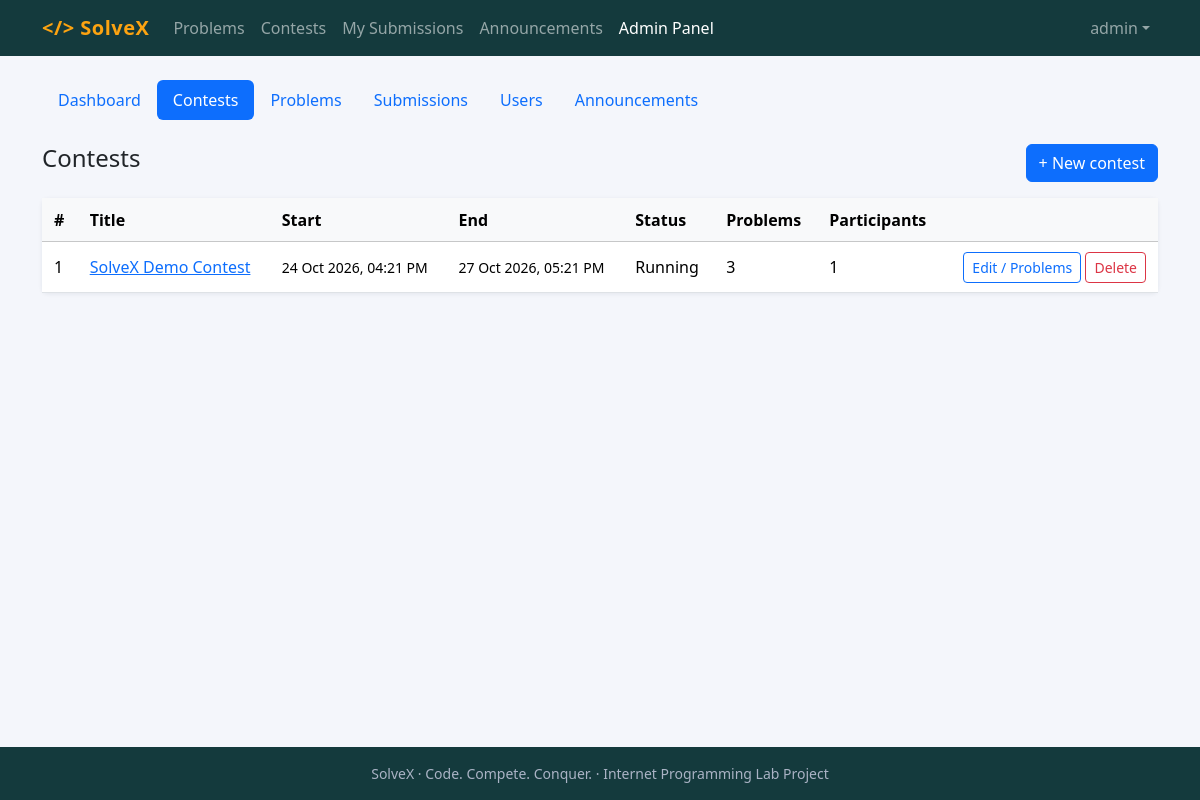
Screenshot of /admin/contests.php (signed in) with the database file from the repository.
### tables this page shows
CREATE TABLE users (
  id            INT UNSIGNED AUTO_INCREMENT PRIMARY KEY,
  full_name     VARCHAR(100) NOT NULL,
  username      VARCHAR(30)  NOT NULL UNIQUE,
  email         VARCHAR(150) NOT NULL UNIQUE,
  university_id VARCHAR(30)  NOT NULL,
  department    VARCHAR(80)  NOT NULL,
  password_hash VARCHAR(255) NOT NULL,
  role          ENUM('student','admin') NOT NULL DEFAULT 'student',
  created_at    DATETIME NOT NULL DEFAULT CURRENT_TIMESTAMP,
  INDEX idx_university_id (university_id)
);

CREATE TABLE contests (
  id          INT UNSIGNED AUTO_INCREMENT PRIMARY KEY,
  title       VARCHAR(150) NOT NULL,
  description TEXT,
  start_time  DATETIME NOT NULL,
  end_time    DATETIME NOT NULL,
  created_by  INT UNSIGNED NULL,
  created_at  DATETIME NOT NULL DEFAULT CURRENT_TIMESTAMP,
  INDEX idx_contest_time (start_time, end_time),
  FOREIGN KEY (created_by) REFERENCES users(id) ON DELETE SET NULL
);

### includes/functions.php (called while the page is built, shortened)
<?php
require_once __DIR__ . '/db.php';
function e($v): string { return htmlspecialchars((string)$v, ENT_QUOTES | ENT_SUBSTITUTE, 'UTF-8'); }
function url(string $path = ''): string { return BASE_URL . '/' . ltrim($path, '/'); }
function current_user(): ?array {
    static $u = false;
    if ($u === false) {
        $u = null;
        if (!empty($_SESSION['uid'])) {
            $u = q('SELECT id, full_name, username, email, university_id, department, role, created_at FROM users WHERE id = ?', [$_SESSION['uid']])->fetch() ?: null;
        }
    }
    return $u;
}
function require_login(): array {
    $u = current_user();
    return $u;
}
function require_admin(): array {
    $u = require_login();
    return $u;
}
function contest_status(array $c): string {
    if ($c['now_ts'] <= $c['end_ts']) return 'Running';
    return 'Ended';
}
function fmt_dt($s): string { return date('d M Y, h:i A', is_numeric($s) ? (int)$s : strtotime($s)); }

### includes/db.php (called while the page is built, shortened)
<?php
function db(): PDO {
    static $pdo = null;
    if ($pdo === null) {
        $pdo = new PDO('mysql:host=' . DB_HOST . ';dbname=' . DB_NAME . ';charset=utf8mb4', DB_USER, DB_PASS, [
            PDO::ATTR_ERRMODE            => PDO::ERRMODE_EXCEPTION,
            PDO::ATTR_DEFAULT_FETCH_MODE => PDO::FETCH_ASSOC,
            PDO::ATTR_EMULATE_PREPARES   => false,
        ]);
        $pdo->exec("SET time_zone = '" . DB_TZ . "'");
    }
    return $pdo;
}
function q(string $sql, array $params = []): PDOStatement {
    $st = db()->prepare($sql);
    $st->execute($params);
    return $st;
}

### admin/contests.php (the view, shortened to what this page needs)
<?php
require __DIR__ . '/../includes/functions.php';
$admin = require_admin();
$rows = q('SELECT ' . CONTEST_COLS . ', (SELECT COUNT(*) FROM registrations r WHERE r.contest_id = c.id) AS regs, (SELECT COUNT(*) FROM contest_problems cp WHERE cp.contest_id = c.id) AS probs FROM contests c ORDER BY c.start_time DESC')->fetchAll();
require __DIR__ . '/../includes/header.php';
require __DIR__ . '/../includes/admin_nav.php';
?>
<div class="d-flex justify-content-between mb-3"><h4>Contests</h4><a class="btn btn-primary" href="<?= url('admin/contest_form.php') ?>">+ New contest</a></div>
<div class="card"><div class="table-responsive"><table class="table table-hover mb-0 align-middle"><thead class="table-light"><tr><th>#</th><th>Title</th><th>Start</th><th>End</th><th>Status</th><th>Problems</th><th>Participants</th><th></th></tr></thead><tbody>
<?php foreach ($rows as $r): ?><tr><td><?= (int)$r['id'] ?></td><td><a href="<?= url('contest.php?id=' . $r['id']) ?>"><?= e($r['title']) ?></a></td><td class="small"><?= fmt_dt($r['start_ts']) ?></td><td class="small"><?= fmt_dt($r['end_ts']) ?></td>
  <td><?= contest_status($r) ?></td><td><?= (int)$r['probs'] ?></td><td><?= (int)$r['regs'] ?></td>
  <td class="text-end text-nowrap"><a class="btn btn-sm btn-outline-primary" href="<?= url('admin/contest_form.php?id=' . $r['id']) ?>">Edit / Problems</a>
    <form method="post" class="d-inline"><button class="btn btn-sm btn-outline-danger" data-confirm="Delete this contest and its registrations?">Delete</button></form></td></tr><?php endforeach; ?>
</tbody></table></div></div>
<?php require __DIR__ . '/../includes/footer.php'; ?>

### includes/header.php (shortened to what this page needs)
<?php
require_once __DIR__ . '/functions.php';
$u = current_user();
$nav = basename($_SERVER['SCRIPT_NAME'], '.php');
$in_admin = str_contains($_SERVER['SCRIPT_NAME'], '/admin/');
function nav_link(string $href, string $label, bool $active): string {
    return '<li class="nav-item"><a class="nav-link' . ($active ? ' active' : '') . '" href="' . e(url($href)) . '">' . e($label) . '</a></li>';
}
?><!doctype html>
<html lang="en">
<head>
<link href="<?= url('assets/vendor/bootstrap.min.css') ?>" rel="stylesheet">
<link href="<?= url('assets/css/style.css') ?>" rel="stylesheet">
</head>
<body>
<nav class="navbar navbar-expand-lg navbar-dark sx-nav">
  <div class="container">
    <a class="navbar-brand fw-bold" href="<?= url('index.php') ?>">&lt;/&gt; <?= APP_NAME ?></a>
    <div class="collapse navbar-collapse" id="nav">
      <ul class="navbar-nav me-auto">
        <?= nav_link('problems.php', 'Problems', $nav === 'problems' && !$in_admin) ?>
        <?= nav_link('contests.php', 'Contests', in_array($nav, ['contests', 'contest']) && !$in_admin) ?>
        <?php if ($u): ?>
          <?= nav_link('submissions.php', 'My Submissions', $nav === 'submissions' && !$in_admin) ?>
        <?php endif; ?>
        <?= nav_link('announcements.php', 'Announcements', $nav === 'announcements' && !$in_admin) ?>
        <?php if ($u && $u['role'] === 'admin'): ?>
          <?= nav_link('admin/index.php', 'Admin Panel', $in_admin) ?>
        <?php endif; ?>
      </ul>
      <ul class="navbar-nav">
        <?php if ($u): ?>
          <li class="nav-item dropdown">
            <a class="nav-link dropdown-toggle" href="#" data-bs-toggle="dropdown"><?= e($u['username']) ?></a>
          </li>
        <?php else: ?>
          <?= nav_link('login.php', 'Login', $nav === 'login') ?>
          <li class="nav-item"><a class="btn btn-sm btn-light ms-lg-2" href="<?= url('register.php') ?>">Register</a></li>
        <?php endif; ?>
      </ul>
    </div>
  </div>
</nav>
<main class="container py-4">

### assets/css/style.css (style rules this page uses)
:root { --sx-dark: #143a3d; --sx-accent: #fca311; }
body { background: #f4f6fb; min-height: 100vh; display: flex; flex-direction: column; }
main { flex: 1; }
.sx-nav { background: var(--sx-dark); }
.sx-nav .navbar-brand { color: var(--sx-accent); letter-spacing: .5px; }
.card { border: 0; box-shadow: 0 1px 4px rgba(20,33,61,.08); }
.table > :not(caption) > * > * { padding: .6rem .75rem; }

### rows the page displays
users: username "admin"
contests: id "1", title "SolveX Demo Contest", start_ts "24 Oct 2026, 04:21 PM", end_ts "27 Oct 2026, 05:21 PM", r "Running", probs "3", regs "1"

### other values shown
APP_NAME "SolveX"
$label "Problems Contests My Submissions Announcements Admin Panel"
$l "Dashboard"
$l "Contests"
$l "Problems"
$l "Submissions"
$l "Users"
$l "Announcements"
